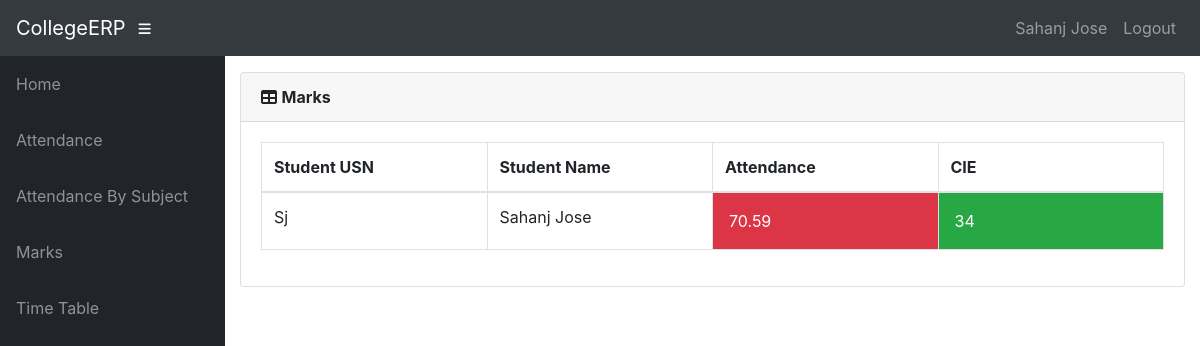
Page /info/teacher/40/Report/ (signed in) on the committed database.
### info/models.py (models this page shows, shortened)
class User(AbstractUser):
    @property
    def is_student(self):
        if hasattr(self, 'student'):
            return True
        return False

class Student(models.Model):
    user = models.OneToOneField(User, on_delete=models.CASCADE, null=True)
    class_id = models.ForeignKey(Class, on_delete=models.CASCADE, default=1)
    USN = models.CharField(primary_key='True', max_length=100)
    name = models.CharField(max_length=200)
    sex = models.CharField(max_length=50, choices=sex_choice, default='Male')
    DOB = models.DateField(default='1998-01-01')
    def __str__(self):
        return self.name

class StudentCourse(models.Model):
    student = models.ForeignKey(Student, on_delete=models.CASCADE)
    course = models.ForeignKey(Course, on_delete=models.CASCADE)
    class Meta:
        unique_together = (('student', 'course'),)
        verbose_name_plural = 'Marks'
    def get_cie(self):
        marks_list = self.marks_set.all()
        m = []
        for mk in marks_list:
            m.append(mk.marks1)
        cie = math.ceil(sum(m[:5])/2)
        return cie
    def get_attendance(self):
        a = AttendanceTotal.objects.get(student=self.student, course=self.course)
        return a.attendance

class Course(models.Model):
    dept = models.ForeignKey(Dept, on_delete=models.CASCADE)
    id = models.CharField(primary_key='True', max_length=50)
    name = models.CharField(max_length=50)
    shortname = models.CharField(max_length=50, default='X')
    def __str__(self):
        return self.name

class AttendanceTotal(models.Model):
    course = models.ForeignKey(Course, on_delete=models.CASCADE)
    student = models.ForeignKey(Student, on_delete=models.CASCADE)
    class Meta:
        unique_together = (('student', 'course'),)
    @property
    def attendance(self):
        stud = Student.objects.get(name=self.student)
        cr = Course.objects.get(name=self.course)
        total_class = Attendance.objects.filter(course=cr, student=stud).count()
        att_class = Attendance.objects.filter(course=cr, student=stud, status='True').count()
        if total_class == 0:
            attendance = 0
        else:
            attendance = round(att_class / total_class * 100, 2)
        return attendance

class Marks(models.Model):
    studentcourse = models.ForeignKey(StudentCourse, on_delete=models.CASCADE)
    name = models.CharField(max_length=50, choices=test_name, default='Internal test 1')
    marks1 = models.IntegerField(default=0, validators=[MinValueValidator(0), MaxValueValidator(100)])
    class Meta:
        unique_together = (('studentcourse', 'name'),)

### info/views.py (the view)
# urls.py: path('teacher/<int:assign_id>/Report/', views.t_report, name='t_report'),
@login_required()
def t_report(request, assign_id):
    ass = get_object_or_404(Assign, id=assign_id)
    sc_list = []
    for stud in ass.class_id.student_set.all():
        a = StudentCourse.objects.get(student=stud, course=ass.course)
        sc_list.append(a)
    return render(request, 'info/t_report.html', {'sc_list': sc_list})

### info/templates/info/t_report.html
{% extends 'info/base.html' %}
    {% load static %}
    {% block content %}
                  <div class="card mb-3">
            <div class="card-header">
              <i class="fas fa-table"></i>
            <b>Marks</b></div>
            <div class="card-body">
              <div class="table-responsive">
                <table class="table table-bordered" id="dataTable" width="100%" cellspacing="0">
                  <thead>
                    <tr>
                        <th style="width: 25%">Student USN</th>
                        <th style="width: 25%">Student Name</th>
                        <th style="width: 25%">Attendance</th>
                        <th style="width: 25%">CIE</th>
                  </thead>
                  <tbody>
                    {% for sc in sc_list %}
                    <tr>
                        <td>{{ sc.student_id }}</td>
                        <td>{{ sc.student.name }}</td>
                        {% if sc.get_attendance < 75 %}
                            <td class="p-3 mb-2 bg-danger text-white">{{ sc.get_attendance }}</td>
                        {% else %}
                            <td class="p-3 mb-2 bg-success text-white">{{ sc.get_attendance }}</td>
                        {% endif %}
                        {% if sc.get_cie < 25 %}
                            <td class="p-3 mb-2 bg-danger text-white">{{ sc.get_cie }}</td>
                        {% else %}
                            <td class="p-3 mb-2 bg-success text-white">{{ sc.get_cie }}</td>
                        {% endif %}
                    </tr>
                    {% empty %}
                            <p>student has no courses</p>
                    {% endfor %}
                  </tbody>
                </table>
              </div>
            </div>
          </div>
    {% endblock %}

### info/templates/info/base.html (shortened to what this page needs)
<!DOCTYPE html>
<html lang="en">
  <head>
      {% load static %}
    <link href="{% static '/info/bootstrap/vendor/bootstrap/css/bootstrap.min.css' %}" rel="stylesheet">
    <link href="{% static '/info/bootstrap/vendor/fontawesome-free/css/all.min.css' %}" rel="stylesheet" type="text/css">
    <link href="{% static '/info/bootstrap/vendor/datatables/dataTables.bootstrap4.css' %}" rel="stylesheet">
    <link href="{% static '/info/bootstrap/css/sb-admin.css' %}" rel="stylesheet">
  </head>
  <body id="page-top">
    <nav class="navbar navbar-expand navbar-dark bg-dark static-top">
      <a class="navbar-brand mr-1" href="{% url 'index' %}">CollegeERP</a>
      <button class="btn btn-link btn-sm text-white order-1 order-sm-0" id="sidebarToggle" href="#">
        <i class="fas fa-bars"></i>
      </button>
        <div class="collapse navbar-collapse" id="navbarResponsive">
          <ul class="navbar-nav ml-auto">
            <li class="nav-item">
                {% if request.user.is_student %}
                    <a class="nav-link text-capitalize">{{ request.user.student.name }}</a>
                {% elif request.user.is_teacher %}
                    <a class="nav-link text-capitalize">{{ request.user.teacher.name }}</a>
                {% endif %}
            </li>
            <li class="nav-item">
                <a class="nav-link" href="#" data-toggle="modal" data-target="#logoutModal">Logout</a>
            </li>
          </ul>
        </div>
    </nav>
    <div id="wrapper">
      <ul class="sidebar navbar-nav">
            <li class="nav-item">
              <a class="nav-link" href="{% url 'index' %}">
                <span>Home</span>
              </a>
            </li>
        {% if request.user.is_student %}
            <li class="nav-item">
              <a class="nav-link" href="{% url 'attendance' request.user.student.USN %}">
                <span>Attendance</span>
              </a>
            </li>
            <li class="nav-item">
              <a class="nav-link" href="{% url 'attendance' request.user.student.USN %}">
                <span>Attendance By Subject</span>
              </a>
            </li>
            <li class="nav-item">
              <a class="nav-link" href="{% url 'marks_list' request.user.student.USN %}">
                <span>Marks</span>
              </a>
            </li>
              <li class="nav-item">
              <a class="nav-link" href="{% url 'timetable' request.user.student.class_id_id %}">
                <span>Time Table</span>
              </a>
            </li>
        {% endif %}
      </ul>
      <div id="content-wrapper">
        <div class="container-fluid">
            {% block content %}
            {% endblock %}
        </div>
      </div>
    </div>
  </body>
</html>

### rows in the picture
User: user.student.name "Sahanj Jose"
StudentCourse: student_id "Sj", student.name "Sahanj Jose", get_attendance "70.59", get_cie "34"
